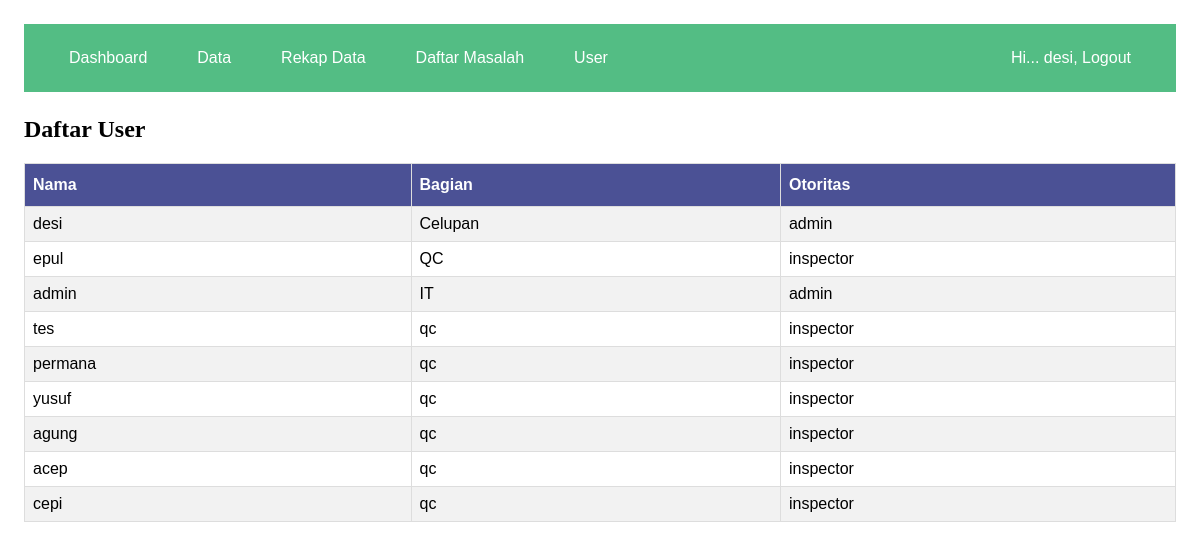
/admin/daftaruser.php (signed in), run on the app's committed database.
### tables this page shows
CREATE TABLE `inspector` (
  `id` int(5) NOT NULL,
  `nama` varchar(20) NOT NULL,
  `pass` varchar(20) NOT NULL,
  `level` int(2) NOT NULL,
  `otoritas` varchar(10) NOT NULL,
  `bagian` varchar(20) NOT NULL
);

### admin/daftaruser.php (the view, shortened to what this page needs)
<!DOCTYPE html>
<html>
<head>
	<link rel="stylesheet" type="text/css" href="../style/style.css" />
</head>
<body>
	<?php include "../template/nav.php"; ?>
	<h2>Daftar User</h2>
	<table id="tabeldata" cellspacing="8">
		<tr>
			<th>Nama</th>
			<th>Bagian</th>
			<th>Otoritas</th>
		</tr>
		<?php
			include "../library/koneksi.php";
			$query="select * from inspector";
			$result=mysqli_query($connect,$query);
			while ($row=$result -> fetch_object()) {
				echo "<tr>
						<td> $row->nama</td>
						<td> $row->bagian</td>
						<td> $row->otoritas</td>
					</tr>";
			 }
		?>
	</table>
</body>
</html>

### template/nav.php (shortened to what this page needs)
<!DOCTYPE html>
<html>
<head>
	<link rel="stylesheet" type="text/css" href="../style/style.css" />
</head>
<body>
	<nav>
		<ul>
			<li><a href="../admin/dashboard0.php">Dashboard</a></a></li>
			<li><a href="">Data</a>
			</li>
			<li><a href="../admin/rekap_data.php">Rekap Data</a></li>
			<li><a href="../admin/daftarmasalah.php">Daftar Masalah</a></li>
			<li><a href="">User</a>
			</li>
			<li class="right"><a href="../library/logout.php">Hi... <?php echo $_SESSION['admin']; ?>, Logout</a></li>
		</ul>
	</nav>
</body>
</html>

### style/style.css (style rules this page uses)
* { box-sizing: border-box; }
body { padding: 1rem; }
nav { margin: auto; text-align: center; width: 100%; font-family: "Trebuchet MS", Arial, Helvetica, sans-serif; }
nav ul { background: #53bd84; padding: 0 20px; list-style: none; position: relative; display: inline-table; width: 100%; }
nav ul:after { content: ""; clear:both; display: block; }
nav ul li { float:left; }
nav ul li a { display: block; padding: 25px; color: #fff; text-decoration: none; }
li.right { float: right; }
h3, ul { margin: 0; }
ul { list-style: none; padding: 0; }
#tabeldata { font-family: "Trebuchet MS", Arial, Helvetica, sans-serif; border-collapse: collapse; width: 100%; }
#tabeldata td, #tabeldata th { border: 1px solid #ddd; padding: 8px; }
#tabeldata tr:nth-child(even) { background-color: #f2f2f2; }
#tabeldata th { padding-top: 12px; padding-bottom: 12px; text-align: left; background-color: #4b5195; color: white; }

### data on the page
inspector: nama "desi", bagian "Celupan", otoritas "admin"
inspector: nama "epul", bagian "QC", otoritas "inspector"
inspector: nama "admin", bagian "IT", otoritas "admin"
inspector: nama "tes", bagian "qc", otoritas "inspector"
inspector: nama "permana", bagian "qc", otoritas "inspector"
inspector: nama "yusuf", bagian "qc", otoritas "inspector"
inspector: nama "agung", bagian "qc", otoritas "inspector"
inspector: nama "acep", bagian "qc", otoritas "inspector"
inspector: nama "cepi", bagian "qc", otoritas "inspector"

### other printed values
$_SESSION['admin'] "desi"
